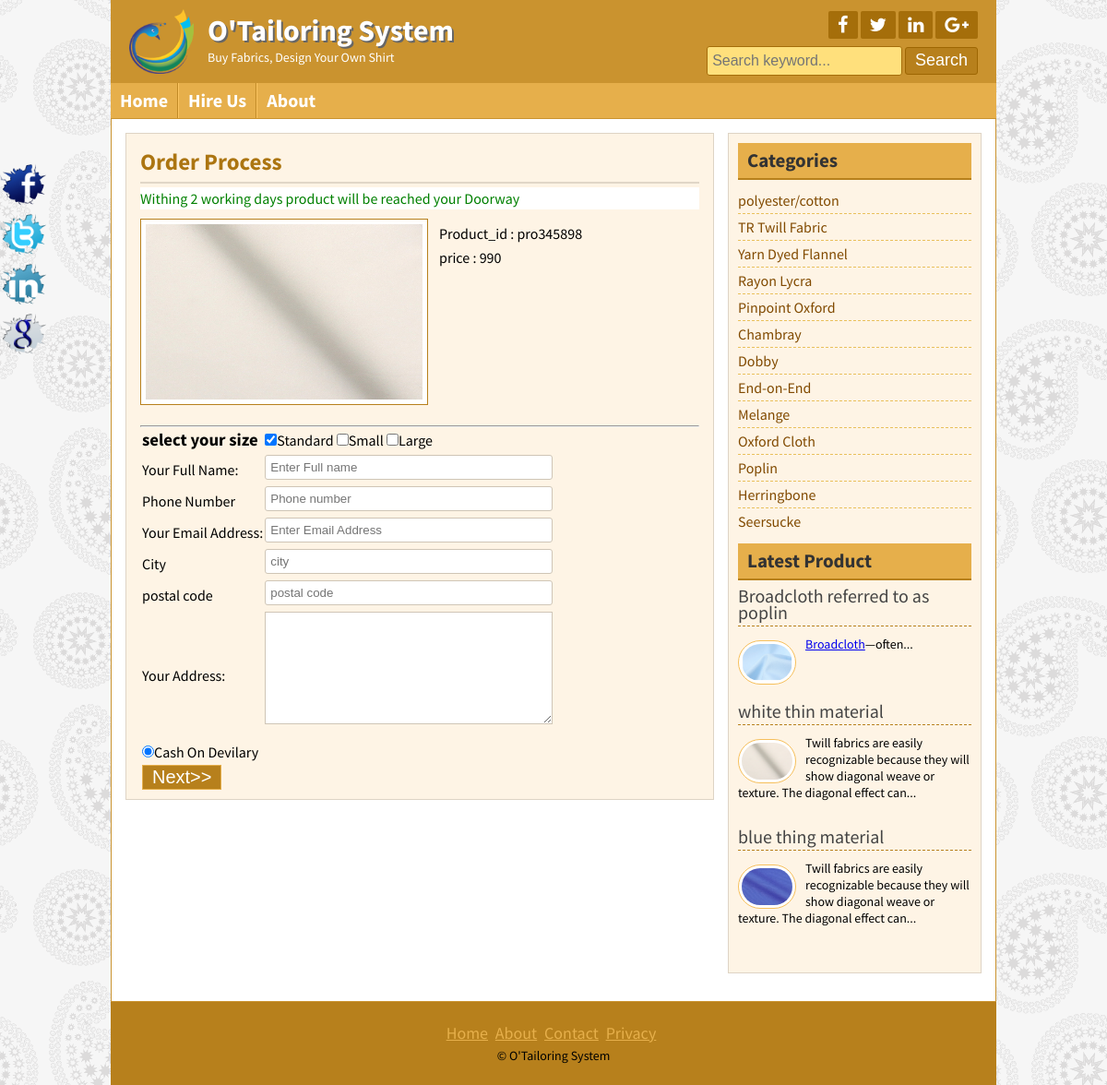
The page /contact.php?product_id=pro345898 on the database its author committed.
### tables this page shows
CREATE TABLE `product` (
  `product_id` varchar(50) NOT NULL,
  `product_typeid` varchar(50) NOT NULL,
  `title` varchar(255) NOT NULL,
  `price` float NOT NULL,
  `body` text NOT NULL,
  `image` varchar(255) NOT NULL,
  `author` varchar(50) NOT NULL,
  `tags` varchar(255) NOT NULL,
  `ddate` date NOT NULL,
  `Season` varchar(50) NOT NULL,
  `weight` int(11) NOT NULL
);

CREATE TABLE `catagory` (
  `catid` int(11) NOT NULL,
  `name` varchar(50) NOT NULL
);

### lib/Database.php (called while the page is built, shortened)
<?php
Class Database{
	public $host   = DB_HOST;
	public $user   = DB_USER;
	public $pass   = DB_PASS;
	public $dbname = DB_NAME;
	public $link;
	private function connectDB(){
	$this->link = new mysqli($this->host, $this->user, $this->pass, $this->dbname);
 }
	public function select($query){
		$result = $this->link->query($query) or die($this->link->error.__LINE__);
		if($result->num_rows > 0){
			return $result;
		} else {
			return false;
		}
	}
}

### helpers/format.php (called while the page is built, shortened)
<?php
class format{
     public function textShorten($text, $limit = 400)
    {
      $text = $text." ";
      $text =  substr($text, 0, $limit);
      $text = substr($text, 0, strrpos($text, ' '));
      $text = $text."...";
      return $text;
    }
}
 ?>

### contact.php (the view, shortened to what this page needs)
<?php include "inc/header.php";?>
	<div class="contentsection contemplete clear">
		<div class="maincontent clear">
			<div class="about">
				<h2>Order Process</h2>
			<form action="" method="post">
				<marquee><h4 style="color: green; background: white;">Withing 2 working days product will be reached your Doorway</h4></marquee>
<?php
	if (!isset($_GET['product_id']) || $_GET['product_id'] == NULL)  {
		header("Location:404.php");
	}else{
		$product_id= $_GET['product_id'];
	}
 ?>
				<table>
					<?php
						$query= "SELECT *
									FROM product
									WHERE product_id= '$product_id'";
						$post= $db->select($query);
						if ($post) {
							while ($result= $post->fetch_assoc()) {
					?>
				<tr>
					 <img src="admin/<?php echo $result['image']?>" height="40px" width="60px"; />
					<tr><td>Product_id : <?php echo $result['product_id']; ?> </td>
				</tr>
				<tr>
					<td>price : <?php  echo $price=$result['price'] ?></td>
				</tr>
				</tr>
			</table>
			<br><br><br><br><br><br><br>
			<table>
				 <tr><td><h3>select your size</h3></td>
				 	<td><input type="checkbox" name="size" value="Standard" checked="checked">Standard
					<input type="checkbox" name="size" value="Smakk">Small
					<input type="checkbox" name="size" value="Large">Large</td>
				</tr>
				<tr>
					<hr>
					<td>Your Full Name:</td>
					<td>
					<input type="text" name="customer_name" placeholder="Enter Full name"/>
					</td>
				</tr>
				<tr>
					<td>Phone Number</td>
					<td>
					<input type="text" name="phone" placeholder="Phone number"/>
					</td>
				</tr>
				<tr>
					<td>Your Email Address:</td>
					<td>
					<input type="email" name="customer_email" placeholder="Enter Email Address"/>
					</td>
				</tr>
				<tr>
					<td>City</td>
					<td>
					<input type="text" name="city" placeholder="city"/>
					</td>
				</tr>
				<tr>
					<td>postal code</td>
					<td>
					<input type="text" name="postal_code" placeholder="postal code"/>
					</td>
				</tr>
				<tr>
					<td>Your Address:</td>
					<td>
					<textarea name="address"></textarea>
					</td>
				</tr>
					<tr><td><input type="radio" name="cash" value="Cash On Delivary" checked="checked">Cash On Devilary</td></tr>
				<tr> <td><input type="submit" name="submit" value="Next>>"/></td>
			</tr>
		</table>
<?php } } ?>
 </div>
</div>
<?php include "inc/sidebar.php";?>
<?php include "inc/footer.php";?>

### inc/sidebar.php
<div class="sidebar clear">
	<div class="samesidebar clear">
		<h2>Categories</h2>
		<ul>
		<?php
			$query= "select * from catagory";
			$post= $db->select($query);
			if ($post) {
				while ($result= $post->fetch_assoc()) {
				?>
				<li><a href="posts.php?catid=<?php echo $result['catid'] ;?>"><?php echo $result['name']; ?></a></li>
				<?php } } ?>
			</ul>
	</div>
	<div class="samesidebar clear">
		<marquee><h2>Latest Product</h2></marquee>
			<?php
				$query= "select * from product limit 3";
				$post= $db->select($query);
				if ($post) {
					while ($result= $post->fetch_assoc()) {
					 ?>
			<div class="popular clear">
				<h3><a href="post.php?product_id=<?php echo $result['product_id'] ?>"><?php echo $result['title'];?></a></h3>
				<a href="post.php?product_id=<?php echo $result['product_id'] ?>"><img src="admin/<?php echo $result['image']; ?>" alt="post image"/></a>
				<p><?php echo $fm->textShorten($result['body'],120); ?></p>
			</div>
			<?php } } else { header("Location:404.php");  } ?>
	</div>
</div>

### style.css (style rules this page uses)
* { margin:0;padding:0;outline:0 }
body { font-family: 'Source Sans Pro', sans-serif;font-size:14px;line-height:18px;color:#000;background:url(images/bg.png)repeat fixed 0 0 #fff; }
.contemplete { margin: 0 auto; width: 928px; }
.clear { overflow:hidden; }
input[type="text"], input[type="email"] { border: 1px solid #cfc5b6; border-radius: 3px; margin-bottom: 5px; padding: 5px; width: 300px; }
input[type="submit"] { background: #b7801c none repeat scroll 0 0; border: 1px solid #e6af4b; color: #fff; cursor: pointer; font-size: 20px; padding: 1px 10px; }
textarea { height: 110px; margin-bottom: 10px; padding: 5px; width: 300px; border: 1px solid #cfc5b6; }
.contentsection { background: #ffffff none repeat scroll 0 0; border: 1px solid #ca932f; padding: 15px; }
.maincontent { background: #fef4e5 none repeat scroll 0 0; border: 1px solid #ded4c5; float: left; margin: 0 15px 15px 0; padding: 8px 15px; width: 606px; }
.about { font-size: 16px; line-height: 24px; text-align: justify; }
.about img { background: #fff none repeat scroll 0 0; border: 1px solid #b7801c; float: left; height: 190px; margin-right: 10px; padding: 5px; width: 300px; }
.samepost h2, .about h2 { border-bottom: 2px solid #e0d6c7; color: #ac7511; font-size: 25px; margin-bottom: 4px; padding: 10px 10px 10px 0; }
.samepost h4,.about h4 { font-weight: normal; margin-bottom: 10px; margin-top: 0; }
.sidebar { background: #fef4e5 none repeat scroll 0 0; border: 1px solid #ded4c5; float: right; margin-bottom: 15px; margin-top: 0; padding: 10px; width: 253px; }
.samesidebar { margin-bottom: 10px; }
.samesidebar h2 { background: #e6af4b none repeat scroll 0 0; border-bottom: 2px solid #b7801c; color: #333; margin-bottom: 8px; padding: 10px; }
.samesidebar ul { padding:0;margin:0;list-style:none; }
.samesidebar ul li { border-bottom: 1px dashed #e9c05c; font-size: 16px; padding: 5px 8px 5px 0; }
.samesidebar ul li:last-child { border-bottom: 0px dashed #e9c05c; }
.samesidebar ul li a { color: #814a00; text-decoration: none; }
.samesidebar p { margin-bottom: 10px; }
.popular { margin-bottom: 20px; }
.popular h3 { border-bottom: 1px dashed #b7801c; font-size: 20px; font-weight: normal; margin-bottom: 10px; padding-bottom: 5px; }
.popular h3 a { text-decoration:none;color:#444 }
.popular img { background: #fff none repeat scroll 0 0; border: 1px solid #f6bf5b; border-radius: 30px; float: left; height: 40px; margin-right: 10px; margin-top: 5px; padding: 3px; width: 55px; }

### rows shown on the page
product: image (picture), product_id "pro345898", price "990", title "white thin material", body "Twill fabrics are easily recognizable because they will show diagonal weave or texture. The diagonal effect can..."
catagory: name "polyester/cotton"
catagory: name "TR Twill Fabric"
catagory: name "Yarn Dyed Flannel"
catagory: name "Rayon Lycra"
catagory: name "Pinpoint Oxford"
catagory: name "Chambray"
catagory: name "Dobby"
catagory: name "End-on-End"
catagory: name "Melange"
catagory: name "Oxford Cloth"
catagory: name "Poplin"
catagory: name "Herringbone"
catagory: name "Seersucke"
product: title "Broadcloth referred to as poplin", image (picture), body "Broadcloth —often..."
product: title "blue thing material", image (picture), body "Twill fabrics are easily recognizable because they will show diagonal weave or texture. The diagonal effect can..."
